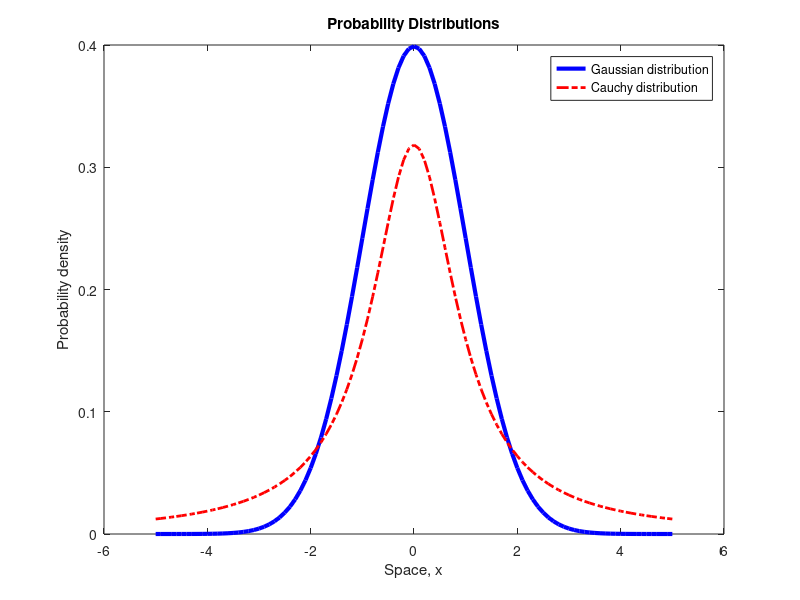
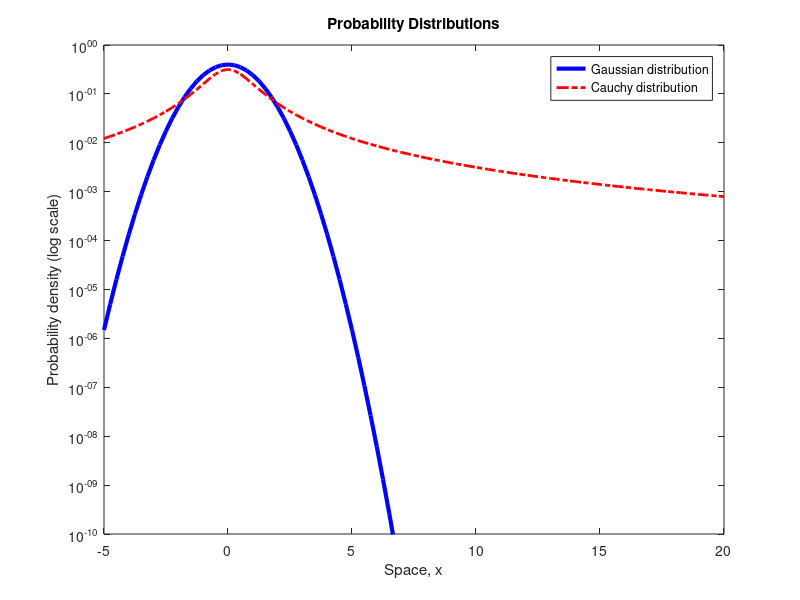

Recreate these plots in MATLAB, in order.
clc
clear

%% Problem 3: Writeup

f = @(x) 1/sqrt(2*pi)*exp(-x.^2/2);
g = @(x) 1/pi./(1 + x.^2);

clf
xs = linspace(-5,5,101);
plot(xs,f(xs),'b','Linewidth',[3]);
hold on
plot(xs,g(xs),'r-.','Linewidth',[2]);

xlabel('Space, x');
ylabel('Probability density');
title('Probability Distributions');
legend('Gaussian distribution','Cauchy distribution','Location','Best');

print(gcf,'-dpng','distributions_fancy.png');

%% Problem 4: Writeup

f = @(x) 1/sqrt(2*pi)*exp(-x.^2/2);
g = @(x) 1/pi./(1 + x.^2);

clf
xs = linspace(-5,20,101);
plot(xs,f(xs),'b','Linewidth',[3]);
hold on
plot(xs,g(xs),'r-.','Linewidth',[2]);

xlabel('Space, x');
ylabel('Probability density (log scale)');
title('Probability Distributions');
legend('Gaussian distribution','Cauchy distribution','Location','Best');

set(gca,'YScale','log');
ylim([10^-10 1]);

print(gcf,'-dpng','distributions_logscale.png');